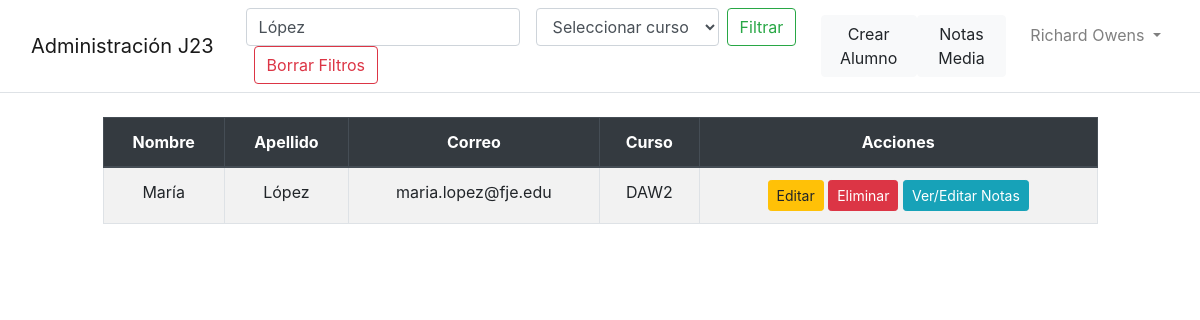
The app's page /public/admin_dashboard.php?apellido=López (signed in) with its own data.
### tables this page shows
CREATE TABLE alumnos (
    id_alumno INT AUTO_INCREMENT PRIMARY KEY,
    nombre_alumno VARCHAR(50) NOT NULL,
    apellido_alumno VARCHAR(50) NOT NULL,
    correo_alumno VARCHAR(50) NOT NULL UNIQUE,
    id_curso INT NOT NULL,
    FOREIGN KEY (id_curso) REFERENCES cursos(id_curso) 
);

CREATE TABLE cursos (
    id_curso INT AUTO_INCREMENT PRIMARY KEY,
    nombre_curso VARCHAR(50) NOT NULL UNIQUE
);

### private/select_dashboard.php (called while the page is built, shortened)
<?php
include("../db/conexion.php");
$apellido = isset($_GET['apellido']) ? $_GET['apellido'] : '';
$curso = isset($_GET['curso']) ? $_GET['curso'] : '';
$limit = isset($_GET['limit']) ? (int)$_GET['limit'] : 10;
$page = isset($_GET['page']) ? (int)$_GET['page'] : 1;
$offset = ($page - 1) * $limit;
$query = "SELECT a.id_alumno, a.nombre_alumno AS nombre_usuario, a.apellido_alumno AS apellido_usuario, a.correo_alumno AS correo_usuario, c.nombre_curso
    FROM alumnos a
    JOIN cursos c ON a.id_curso = c.id_curso";
$whereClauses = [];
if (!empty($apellido)) {
    $whereClauses[] = "a.apellido_alumno LIKE ?";
}
if (count($whereClauses) > 0) {
    $query .= " WHERE " . implode(" AND ", $whereClauses);
}
$query .= " ORDER BY a.id_alumno DESC LIMIT ? OFFSET ?";
$stmt = mysqli_prepare($conn, $query);
if (!empty($apellido) && !empty($curso)) {
    $param1 = "%$apellido%";
    mysqli_stmt_bind_param($stmt, "ssii", $param1, $curso, $limit, $offset);
} elseif (!empty($apellido)) {
    $param1 = "%$apellido%";
    mysqli_stmt_bind_param($stmt, "sii", $param1, $limit, $offset);
} elseif (!empty($curso)) {
    mysqli_stmt_bind_param($stmt, "sii", $curso, $limit, $offset);
} else {
    mysqli_stmt_bind_param($stmt, "ii", $limit, $offset);
}
mysqli_stmt_execute($stmt);
$result = mysqli_stmt_get_result($stmt);
?>

### public/admin_dashboard.php (the view, shortened to what this page needs)
<?php
include("../db/conexion.php");
include("../private/select_dashboard.php");
?>
<!DOCTYPE html>
<html lang="es">
<head>
    <link href="https://stackpath.bootstrapcdn.com/bootstrap/4.5.2/css/bootstrap.min.css" rel="stylesheet">
</head>
<body>
<nav class="navbar navbar-expand-lg navbar-light bg-white border-bottom">
    <div class="container-fluid">
        <a class="navbar-brand" href="admin_dashboard.php">Administración J23</a>
        <form class="form-inline ml-3" method="GET" action="admin_dashboard.php">
            <input class="form-control mr-sm-2" type="search" placeholder="Buscar por Apellido" name="apellido" value="<?php echo htmlspecialchars($_GET['apellido'] ?? ''); ?>" aria-label="Buscar">
            <select class="form-control mx-2" name="curso" aria-label="Seleccionar curso">
                <option value="">Seleccionar curso</option>
            </select>
            <button type="submit" class="btn btn-outline-success my-2 my-sm-0">Filtrar</button>
            <?php if (!empty($_GET['apellido']) || !empty($_GET['curso'])): ?>
                <a href="admin_dashboard.php" class="btn btn-outline-danger my-2 my-sm-0 ml-2">Borrar Filtros</a>
            <?php endif; ?>
        </form>
        <div class="collapse navbar-collapse justify-content-end" id="navbarNavDropdown">
            <ul class="navbar-nav">
                <li class="nav-item">
                    <button type="button" class="btn btn-light" data-toggle="modal" data-target="#crearAlumnoModal">Crear Alumno</button>
                </li>
                <li class="nav-item">
                    <a class="btn btn-light"g href="notas_media.php">Notas Media</a>
                </li>
                <li class="nav-item dropdown ml-3">
                    <a class="nav-link dropdown-toggle" href="#" id="navbarDropdown" role="button" data-toggle="dropdown" aria-haspopup="true" aria-expanded="false">
                        <?php echo htmlspecialchars($_SESSION['nombre']) . " " . htmlspecialchars($_SESSION['apellido']); ?>
                    </a>
                </li>
            </ul>
        </div>
    </div>
</nav>
    <br>
    <div class="row justify-content-center">
    <div class="col-lg-10 col-md-12">
        <table class="table table-striped table-bordered text-center">
            <thead class="thead-dark">
                <tr>
                    <th>Nombre</th>
                    <th>Apellido</th>
                    <th>Correo</th>
                    <th>Curso</th>
                    <th>Acciones</th>
                </tr>
            </thead>
            <tbody>
                <?php
                if (mysqli_num_rows($result) > 0):
                    while ($row = mysqli_fetch_assoc($result)): ?>
                        <tr>
                            <td><?php echo htmlspecialchars($row['nombre_usuario']); ?></td>
                            <td><?php echo htmlspecialchars($row['apellido_usuario']); ?></td>
                            <td><?php echo htmlspecialchars($row['correo_usuario']); ?></td>
                            <td><?php echo htmlspecialchars($row['nombre_curso']); ?></td>
                            <td>
                                <form method="POST" action="" style="display:inline;">
                                    <button type="submit" class="btn btn-warning btn-sm" name="editar_alumno" data-toggle="modal" data-target="#editarAlumnoModal">Editar</button>
                                </form>
                                <form method="POST" action="../private/delete_alumno.php" style="display:inline;">
                                    <button type="submit" class="btn btn-danger btn-sm">Eliminar</button>
                                </form>
                                <form method="POST" action="editar_notas.php" style="display:inline;">
                                    <button type="submit" class="btn btn-info btn-sm">Ver/Editar Notas</button>
                                </form>
                            </td>
                        </tr>
                    <?php endwhile;
                        else: ?>
                    <tr>
                        <td colspan="5">No se encontraron resultados para los filtros aplicados.</td>
                    </tr>
                <?php endif; ?>
            </tbody>
        </table>
    </div>
</div>
</body>
</html>

### records on screen
alumnos: nombre_alumno "María", apellido_alumno "López", correo_alumno "maria.lopez@fje.edu", id_curso.nombre_curso "DAW2"

### other values on screen
$_SESSION['nombre'] "Richard"
$_SESSION['apellido'] "Owens"
